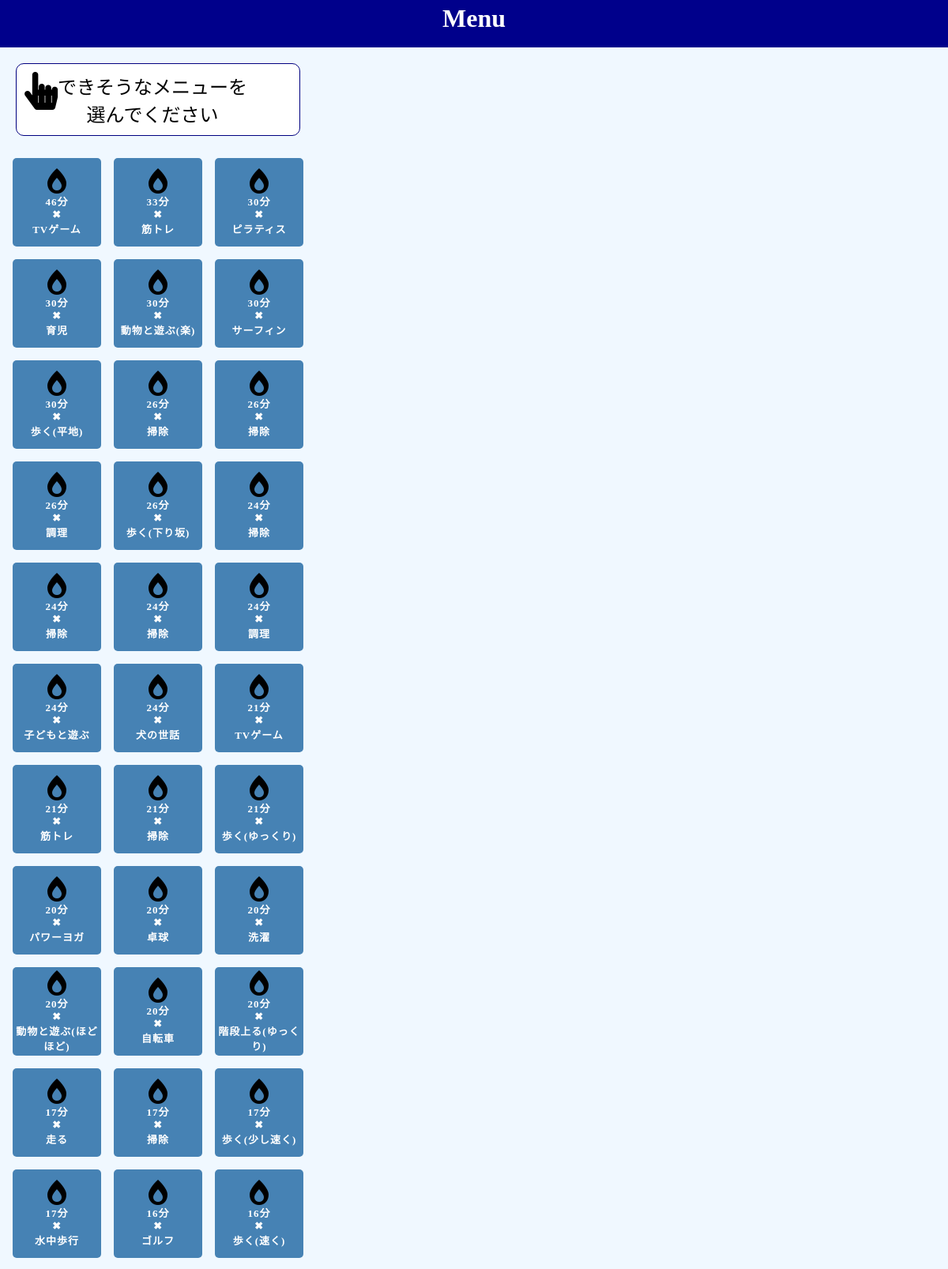
Page /menu2.php (signed in, upper part) on the committed database.
### tables this page shows
CREATE TABLE `mets_table` (
  `id` int(12) NOT NULL,
  `mets` float NOT NULL,
  `time` int(12) NOT NULL,
  `menu_id` int(12) NOT NULL,
  `menu_name` varchar(128) NOT NULL,
  `description` varchar(1024) DEFAULT NULL
);

### menu2.php (the view, shortened to what this page needs)
<?php
$pdo = connectToDb();
$sql = 'SELECT*FROM mets_table ORDER BY mets ASC';
$stmt = $pdo->prepare($sql);
$result = $stmt->execute();
$view = '';
if ($result == false) {
    $error = $stmt->errorInfo();
    exit('sqlError:' . $error[2]);
} else {
    while ($result = $stmt->fetch(PDO::FETCH_ASSOC)) {
        $view .= '<div class="input-container">';
        $view .= '<input id="' . $result['id'] . '" class="radio-button" type="radio" name="menu" value="' . $result['id'] . '" data-message="' . $result['description'] . '" />';
        $view .= '<div class="radio-tile">';
        $view .= '<div class="icon walk-icon">';
        $view .= '<i class="fas fa-burn fa-2x"></i>';
        $view .= '</div>';
        $view .= '<label for="swim" class="radio-tile-label">' . $result['time']  . '分' . '<br>'  . '✖' . '<br>' . $result['menu_name'] . '</label>';
        $view .= '</div>';
        $view .= '</div>';
    }
}
?>
<!DOCTYPE html>
<html lang="en">
<head>
    <link rel="stylesheet" href="css/test.css">
    <link href="https://use.fontawesome.com/releases/v5.6.1/css/all.css" rel="stylesheet">
</head>
<body id="wrapper">
    <header>
        <h1>Menu</h1>
    </header>
    <div class="container">
        <div class="info">
            <i class="fas fa-hand-pointer fa-2x"></i>
            <div>できそうなメニューを<br>選んでください</div>
        </div>
        <form action="menu_insert.php" method="POST" class="radio-tile-group">
            <?= $view ?>
        </form>
    </div>
</body>
</html>

### css/test.css (style rules this page uses)
body { max-width: 400px; }
header { height: 60px; width: 100%; background-color: darkblue; position: fixed; z-index: 1; top: 0; left: 0; margin-bottom: 50px; }
h1 { font-size: 32px; margin-top: 5px; margin-bottom: 5px; color: white; text-align: center; }
#wrapper { position: relative; z-index: 1; top: 60px; bottom: 48px; overflow: auto; background-color: aliceblue; width: 100%; overflow-x: hidden; margin: 0; }
.container { justify-content: center; align-items: center; height: 100vh; overflow: auto; }
.radio-tile-group { display: flex; flex-wrap: wrap; justify-content: center; margin-bottom: 300px; }
.input-container { position: relative; height: 7rem; width: 7rem; margin: 0.5rem; }
.radio-tile { display: flex; flex-direction: column; align-items: center; justify-content: center; width: 100%; height: 100%; border-radius: 5px; transition: transform 300ms ease; background-color: steelblue; }
.radio-tile-label { text-align: center; font-size: 13px; font-weight: 600; text-transform: uppercase; letter-spacing: 1px; }
.radio-tile-label { color: white; }
.info { display: flex; text-align: center; font-size: 1.5em; background-color: white; border-radius: 10px; margin: 20px; padding: 10px; border: solid 1px navy; }

### rows in the picture
mets_table: time "46", menu_name "TVゲーム"
mets_table: time "33", menu_name "筋トレ"
mets_table: time "30", menu_name "ピラティス"
mets_table: time "30", menu_name "育児"
mets_table: time "30", menu_name "動物と遊ぶ(楽)"
mets_table: time "30", menu_name "サーフィン"
mets_table: time "30", menu_name "歩く(平地)"
mets_table: time "26", menu_name "掃除"
mets_table: time "26", menu_name "掃除"
mets_table: time "26", menu_name "調理"
mets_table: time "26", menu_name "歩く(下り坂)"
mets_table: time "24", menu_name "掃除"
mets_table: time "24", menu_name "掃除"
mets_table: time "24", menu_name "掃除"
mets_table: time "24", menu_name "調理"
mets_table: time "24", menu_name "子どもと遊ぶ"
mets_table: time "24", menu_name "犬の世話"
mets_table: time "21", menu_name "TVゲーム"
mets_table: time "21", menu_name "筋トレ"
mets_table: time "21", menu_name "掃除"
mets_table: time "21", menu_name "歩く(ゆっくり)"
mets_table: time "20", menu_name "パワーヨガ"
mets_table: time "20", menu_name "卓球"
mets_table: time "20", menu_name "洗濯"
mets_table: time "20", menu_name "動物と遊ぶ(ほどほど)"
mets_table: time "20", menu_name "自転車"
mets_table: time "20", menu_name "階段上る(ゆっくり)"
mets_table: time "17", menu_name "走る"
mets_table: time "17", menu_name "掃除"
mets_table: time "17", menu_name "歩く(少し速く)"
mets_table: time "17", menu_name "水中歩行"
mets_table: time "16", menu_name "ゴルフ"
mets_table: time "16", menu_name "歩く(速く)"
